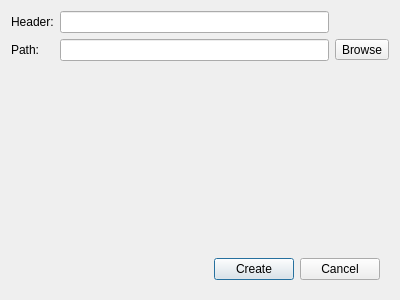
<?xml version="1.0" encoding="UTF-8"?>
<ui version="4.0">
 <class>NewHeaderDialog</class>
 <widget class="QDialog" name="NewHeaderDialog">
  <property name="geometry">
   <rect>
    <x>0</x>
    <y>0</y>
    <width>400</width>
    <height>300</height>
   </rect>
  </property>
  <property name="windowTitle">
   <string>New Header</string>
  </property>
  <layout class="QGridLayout" name="gridLayout">
   <item row="1" column="1">
    <widget class="QLineEdit" name="txtPath"/>
   </item>
   <item row="0" column="0">
    <widget class="QLabel" name="label">
     <property name="text">
      <string>Header:</string>
     </property>
    </widget>
   </item>
   <item row="1" column="2">
    <widget class="QToolButton" name="btnBrowse">
     <property name="toolTip">
      <string>Browse</string>
     </property>
     <property name="text">
      <string>Browse</string>
     </property>
    </widget>
   </item>
   <item row="1" column="0">
    <widget class="QLabel" name="label_2">
     <property name="text">
      <string>Path:</string>
     </property>
    </widget>
   </item>
   <item row="3" column="0" colspan="3">
    <widget class="QWidget" name="widget" native="true">
     <layout class="QHBoxLayout" name="horizontalLayout">
      <item>
       <spacer name="horizontalSpacer">
        <property name="orientation">
         <enum>Qt::Horizontal</enum>
        </property>
        <property name="sizeHint" stdset="0">
         <size>
          <width>179</width>
          <height>20</height>
         </size>
        </property>
       </spacer>
      </item>
      <item>
       <widget class="QPushButton" name="btnCreate">
        <property name="text">
         <string>Create</string>
        </property>
       </widget>
      </item>
      <item>
       <widget class="QPushButton" name="btnCancel">
        <property name="text">
         <string>Cancel</string>
        </property>
       </widget>
      </item>
     </layout>
    </widget>
   </item>
   <item row="0" column="1">
    <widget class="QLineEdit" name="txtHeader"/>
   </item>
   <item row="2" column="0">
    <spacer name="verticalSpacer">
     <property name="orientation">
      <enum>Qt::Vertical</enum>
     </property>
     <property name="sizeHint" stdset="0">
      <size>
       <width>20</width>
       <height>40</height>
      </size>
     </property>
    </spacer>
   </item>
  </layout>
 </widget>
 <tabstops>
  <tabstop>txtHeader</tabstop>
  <tabstop>txtPath</tabstop>
  <tabstop>btnBrowse</tabstop>
  <tabstop>btnCreate</tabstop>
  <tabstop>btnCancel</tabstop>
 </tabstops>
 <resources/>
 <connections/>
</ui>
